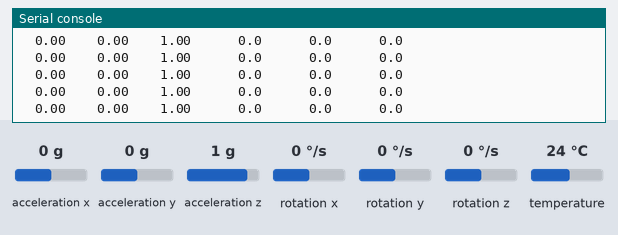
The program below on a simulated Raspberry Pi Pico running MicroPython. On the bench: the last lines printed to the serial console. The test bench sets the inputs (shaded band); at power-on: acceleration x 0 g, acceleration y 0 g, acceleration z 1 g, rotation x 0 °/s, rotation y 0 °/s, rotation z 0 °/s, temperature 24 °C.

Above: at 1.3 s.
1.4 s: acceleration x set to -1.4 g
At 1.67 s:
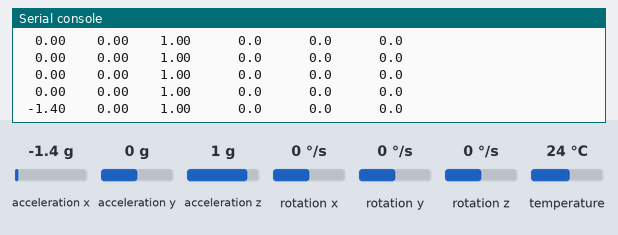
3.0 s: acceleration y set to -1.4 g
At 3.28 s:
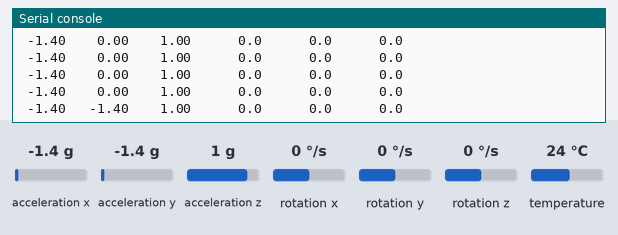
4.6 s: acceleration z set to -1.4 g
At 4.88 s:
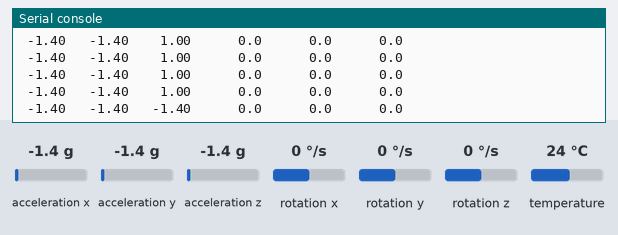
6.2 s: rotation x set to -192 °/s
At 6.49 s:
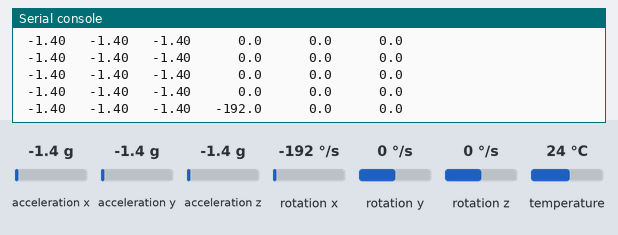
7.8 s: rotation y set to -192 °/s
At 8.1 s:
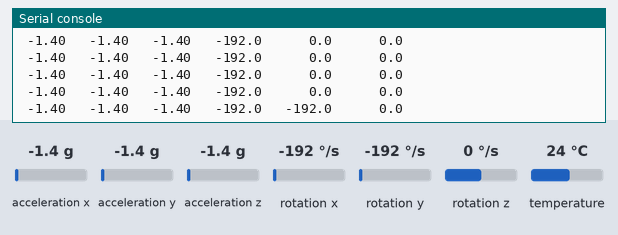
9.4 s: rotation z set to -192 °/s
At 9.71 s:
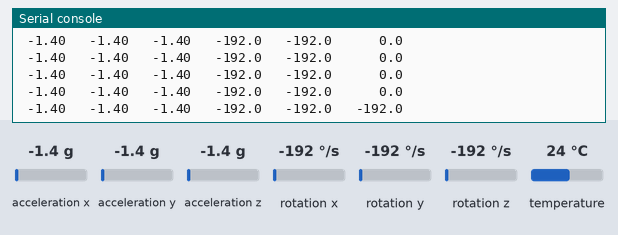

Measured:
- after the input at 1.4 s, the serial console: prints a new line after 0.11 s (image 1)
- after the input at 3.0 s, the serial console: prints a new line after 0.12 s (image 2)
- after the input at 4.6 s, the serial console: prints a new line after 0.13 s (image 3)
- after the input at 6.2 s, the serial console: prints a new line after 0.14 s (image 4)
- after the input at 7.8 s, the serial console: prints a new line after 0.15 s (image 5)
- after the input at 9.4 s, the serial console: prints a new line after 0.16 s (image 6)

The program:

02-test-stream.py
```python
import machine
import struct
import time

# MPU6050 wiring:
#   VCC -> Pico 3.3V OUT (pin 36)
#   GND -> Pico GND (pin 13)
#   SDA -> GPIO10 (I2C1 SDA)
#   SCL -> GPIO11 (I2C1 SCL)
#
# Self-contained on purpose (pins inlined, not imported from config.py) so
# it can be run standalone from Thonny or `mpremote run` without also
# copying config.py onto the Pico first.
#
# Load this file onto the Pico with Thonny and run it (F5), or run
# headlessly with mpremote. Rotate/tilt/shake the sensor and watch the
# accel/gyro numbers change - that confirms a live, valid data stream even
# with no display attached.
I2C_SDA_PIN = 10
I2C_SCL_PIN = 11
I2C_BUS = 1
MPU6050_ADDRESS_LOW = 0x68
PWR_MGMT_1 = 0x6B
ACCEL_XOUT_H = 0x3B

# Default full-scale ranges: accel +/-2g, gyro +/-250 deg/s
ACCEL_SCALE = 16384.0  # LSB per g
GYRO_SCALE = 131.0     # LSB per deg/s

sda = machine.Pin(I2C_SDA_PIN)
scl = machine.Pin(I2C_SCL_PIN)
i2c = machine.I2C(I2C_BUS, sda=sda, scl=scl, freq=400000)

# Wake the sensor - it powers on in sleep mode
i2c.writeto_mem(MPU6050_ADDRESS_LOW, PWR_MGMT_1, bytes([0x00]))
time.sleep_ms(100)


def read_motion():
    # 14 bytes starting at ACCEL_XOUT_H: accel x/y/z, temp, gyro x/y/z
    data = i2c.readfrom_mem(MPU6050_ADDRESS_LOW, ACCEL_XOUT_H, 14)
    ax, ay, az, _temp, gx, gy, gz = struct.unpack(">hhhhhhh", data)
    return (ax / ACCEL_SCALE, ay / ACCEL_SCALE, az / ACCEL_SCALE,
            gx / GYRO_SCALE, gy / GYRO_SCALE, gz / GYRO_SCALE)


print("Streaming MPU6050 data - rotate/tilt the sensor and watch the values change.")
print("Ctrl-C to stop.")
print("ax(g)   ay(g)   az(g)   gx(dps)  gy(dps)  gz(dps)")

try:
    while True:
        ax, ay, az, gx, gy, gz = read_motion()
        print("{:6.2f}  {:6.2f}  {:6.2f}  {:7.1f}  {:7.1f}  {:7.1f}".format(ax, ay, az, gx, gy, gz))
        time.sleep_ms(200)
except KeyboardInterrupt:
    print("Got ctrl-c, stopping")
```
